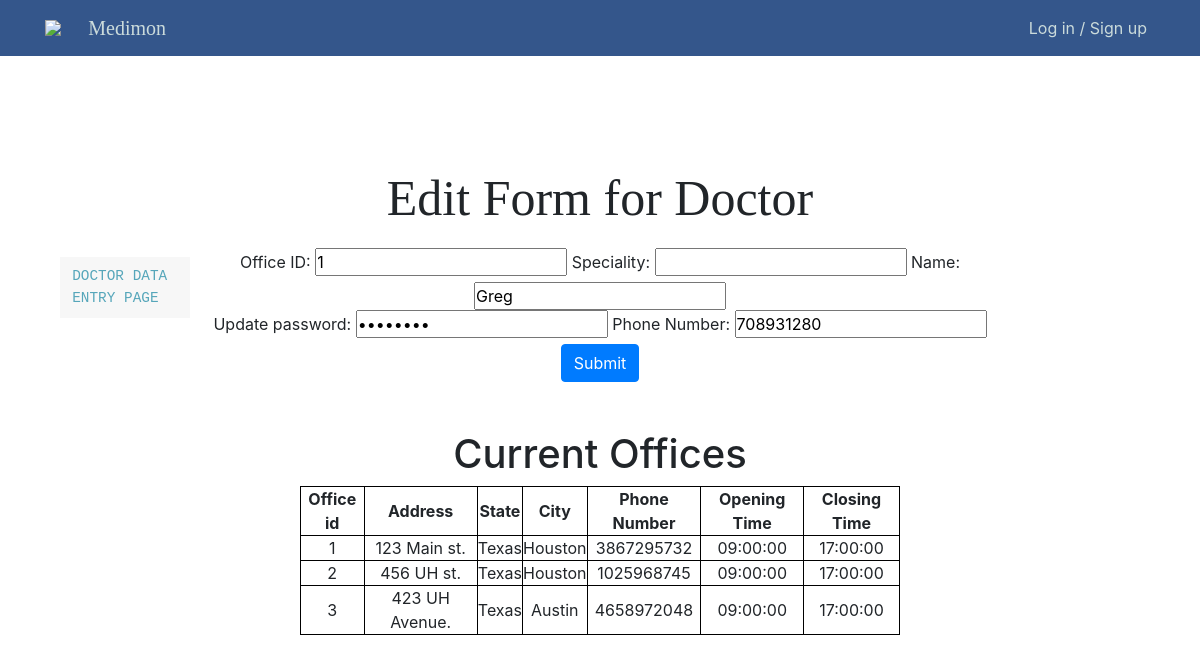
The page /adminPages/editDoctor.php?update_Did=1 on the database its author committed.
### tables this page shows
CREATE TABLE DOCTOR (
    Doctor_id      INT AUTO_INCREMENT,
    Office_id      INT,
    Speciality     VARCHAR(30),
    Name           VARCHAR(20),
    Password       VARCHAR(255) NOT NULL,
    Phone_number   CHAR(10) UNIQUE,
    PRIMARY KEY (Doctor_id),
    FOREIGN KEY (Office_id) REFERENCES OFFICE(Office_id) ON DELETE SET NULL
);

CREATE TABLE OFFICE (
    Office_id    INT AUTO_INCREMENT,
    Address      VARCHAR(30),
    City         VARCHAR(15),
    State        VARCHAR(15),
    Phone_number CHAR(10) UNIQUE,
    Open_time    TIME NOT NULL,
    Close_time   TIME NOT NULL,
    PRIMARY KEY  (Office_id)
);

### adminPages/editDoctor.php (the view, shortened to what this page needs)
<?php
require_once "../php/config.php";
$sql = "SELECT * FROM OFFICE";
$result = mysqli_query($db, $sql);
$OtableResult = "";
if ($result->num_rows > 0) {
  while($row = $result-> fetch_assoc()) {
    $OtableResult .= "<tr>" . "<td>" . $row["Office_id"] . "</td><td>" .  $row["Address"]. "</td><td>" . $row["State"] . "</td><td>"
                    . $row["City"] . "</td><td>" . $row["Phone_number"] . "</td>" . "</td><td>" . $row["Open_time"] . "</td>"
                    . "</td><td>" . $row["Close_time"] . "</td>" . "<tr>";
  }
}
$id =$_GET['update_Did'];
$result = mysqli_query($db, "SELECT * FROM DOCTOR WHERE Doctor_id = '$id'");
$row = mysqli_fetch_array($result);
?>
<!doctype html>
<html lang="en">
<head>
  <link rel="stylesheet" href="../css/style.css">
  <link rel="stylesheet" href="https://stackpath.bootstrapcdn.com/bootstrap/4.3.1/css/bootstrap.min.css"
>
</head>
<nav class="floating-menu">
        <a href="doctorDataEntry.php">
            <div>
                Doctor Data Entry Page
            </div>
        </a>
    </nav>
<?php include_once("../php/header.php"); ?>
<body>
  <section>
    <br><br>
    <h1 class="text-center" id="data-entry-header">Edit Form for Doctor</h1>
  </section>
<section id="dataEntry">
<form action="" method="POST">
              <label for="OFFID">Office ID:</label>
              <input type="number" id="OFFID" name="OFFID" value = "<?php echo $row['Office_id']; ?>" required>
              <label for="SPType">Speciality:</label>
              <input type="text" id="SPType" name="SPType" maxlength = "30" value = "<?php echo $row['Speciality']; ?>">
              <label for="Dname">Name:</label>
              <input type="text" id="Dname" name="Dname" maxlength="20" value = "<?php echo $row['Name']; ?>" required>
              <br>
              <label for="DPWord">Update password:</label>
              <input type="Password" id="DPWord" name="DPWord" value = "<?php echo $row['Password']; ?>" required>
              <label for="DPhoneNum">Phone Number:</label>
              <input type="text" id="DPhoneNum" name="DPhoneNum" maxlength="10" value = "<?php echo $row['Phone_number']; ?>" required>
              <br>
              <button type="submit" class="btn btn-primary" name="SubmitD" value ="SubmitD">Submit</button>
  </form>
  <br><br>
  <h1>Current Offices</h1>
              <table  class = "center" border="6">
              <thead class="thead">
                <tr>
                  <th>Office id</th>
                  <th>Address</th>
                  <th>State</th>
                  <th>City</th>
                  <th>Phone Number</th>
                   <th>Opening Time</th>
                    <th>Closing Time</th>
                </tr>
                <?php echo $OtableResult;?>
              </thead>
            </table>
</section>
</body>
</html>

### css/style.css (style rules this page uses)
html { height: 100%; }
body { margin: 0; height: 100%; background: #abadaf; font-family: Dotum,'돋움',Helvetica,sans-serif; }
input { font-family: Dotum,'돋움',Helvetica,sans-serif; }
* { padding: 0px; margin: 0px; box-sizing: border-box; }
table { width: 600px; }
#dataEntry { width: 850px; background-size: cover; position: relative; margin-top: 100px; height: 780px; text-align: center; margin: 0 auto; margin-bottom: 400px; }
#data-entry-header { margin-top: 10%; margin-bottom: 20px; font-family:Cambria, Cochin, Georgia, Times, 'Times New Roman', serif; font: bold; font-size: 50px; }
.floating-menu { top:25%; left:5%; font-family: sans-serif; background: rgb(247, 247, 247); padding: 5px;; width: 130px; z-index: 100; position: fixed; font-family: "Lucida Console", "Courier New", monospace; }
.floating-menu a, .floating-menu h3 { font-size: 0.9em; display: block; margin: 0 0.5em; color: white; font-family: "Lucida Console", "Courier New", monospace; }
.floating-menu { display: flex; flex-direction: column; align-items: start; list-style-type: none; font-family: "Lucida Console", "Courier New", monospace; }
.floating-menu a { position: relative; display: block; padding: 4px 0; font-family: Lato, sans-serif; color: #56a6ba; text-decoration: none; text-transform: uppercase; transition: 0.5s; font-family: "Lucida Console", "Courier New", monospace; }
.floating-menu ::after { position: absolute; content: ""; top: 100%; left: 0; width: 100%; height: 3px; background: #3498db; transform: scaleX(0); transform-origin: right; transition: transform 0.5s; font-family: "Lucida Console", "Courier New", monospace; }

### adminPages/editDoctor.php (style rules this page uses)
table, th, td { border: 1px solid black; border-collapse: collapse; }
table.center { margin-left: auto; margin-right: auto; }

### rows shown on the page
doctor: OFFID "1", Dname "Greg", DPhoneNum "708931280"
office: Office_id "1", Address "123 Main st.", State "Texas", City "Houston", Phone_number "3867295732", Open_time "09:00:00", Close_time "17:00:00"
office: Office_id "2", Address "456 UH st.", State "Texas", City "Houston", Phone_number "1025968745", Open_time "09:00:00", Close_time "17:00:00"
office: Office_id "3", Address "423 UH Avenue.", State "Texas", City "Austin", Phone_number "4658972048", Open_time "09:00:00", Close_time "17:00:00"
